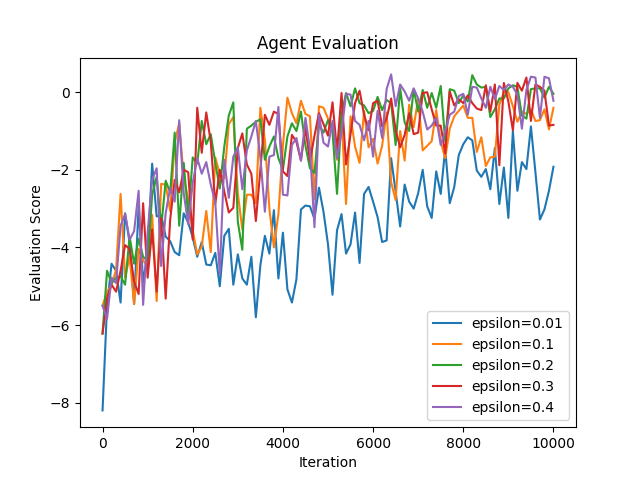

Write Python code to recreate this figure.
import random
import matplotlib.pyplot as plt

from ttt import Tictactoe, Agent, Orchestrator

class ActionValueMethod(Agent):
    def __init__(self, lr: float = 0.1, epsilon: float = 0.1):
        self.action_values = [[[0] * 9 for _ in range(512)] for _ in range(512)]
        self.steps: list[tuple[int, int, int, int]] = []
        self.lr = lr
        self.epsilon = epsilon

    def new_simulation(self):
        self.steps = []

    def get_action(self, board: Tictactoe, player: int, training: bool = True) -> int:
        best_actions = []
        best_value = float('-inf')
        x_value, o_value = board.get_numbers()
        if training and random.random() < self.epsilon:
            row, col = random.randint(0, 2), random.randint(0, 2)
            action_num = row * 3 + col
            self.steps.append((x_value, o_value, action_num, player))
            return (row, col)
        for row in range(3):
            for col in range(3):
                action_num = row * 3 + col
                action_value = self.action_values[x_value][o_value][action_num]
                if action_value > best_value:
                    best_value = action_value
                    best_actions = [(row, col)]
                elif action_value == best_value:
                    best_actions.append((row, col))
        best_action = random.choice(best_actions)
        if training:
            action_num = best_action[0] * 3 + best_action[1]
            self.steps.append((x_value, o_value, action_num, player))
        return best_action
    
    def update_invalid_move(self, reward: float):
        x_value, o_value, action_num, player = self.steps[-1]
        self.steps = self.steps[:-1]
        self.action_values[x_value][o_value][action_num] += self.lr * (reward - self.action_values[x_value][o_value][action_num])
    
    def update_action_value(self, reward: float):
        for x_value, o_value, action_num, player in self.steps:
            if player == 1:
                self.action_values[x_value][o_value][action_num] += self.lr * (reward - self.action_values[x_value][o_value][action_num])
            else:
                self.action_values[x_value][o_value][action_num] += self.lr * (-reward - self.action_values[x_value][o_value][action_num])

def main():
    epsilons = [0.01, 0.1, 0.2, 0.3, 0.4]
    evaluation_results = []
    breakpoints = 100
    for epsilon in epsilons:
        agent = ActionValueMethod(epsilon=epsilon)
        orchestrator = Orchestrator(agent)
        evaluation_results.append(orchestrator.run(breakpoints=breakpoints))
    plt.figure()
    for evaluation_result, epsilon in zip(evaluation_results, epsilons):
        plt.plot([i * breakpoints for i in range(len(evaluation_result))], evaluation_result, label=f"epsilon={epsilon}")
    plt.xlabel("Iteration")
    plt.ylabel("Evaluation Score")
    plt.title("Agent Evaluation")
    plt.legend()
    plt.savefig(f"c2_bandits.png")



if __name__ == "__main__":
   main()
